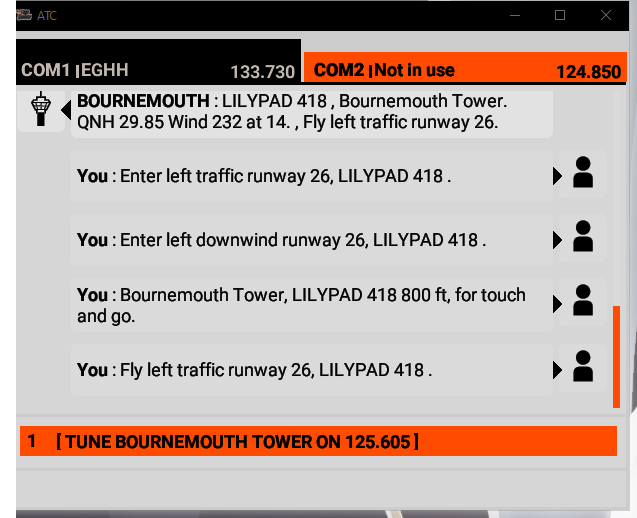
#> input picture atc.png, 637 x 518 px
$ python ocr.py
#> lines starting #> are read from the running program, lines starting #| are printed output that depends on the picture
from PIL import Image, ImageOps
import pytesseract


atc = Image.open('atc.png')
#> atc is the input picture: PIL image 637x518 RGB; mean R, G, B 186.1, 172.8, 167.3

width = atc.size[0]
#> width = 637
height = atc.size[1]
#> height = 518
for i in range(0,width):# process all pixels
    for j in range(0,height):
        data = atc.getpixel((i,j))
        # print(data)
        if data[0] == 255 and data[1] == 75 and data[2] == 0:
            atc.putpixel((i,j),(255, 255, 255))
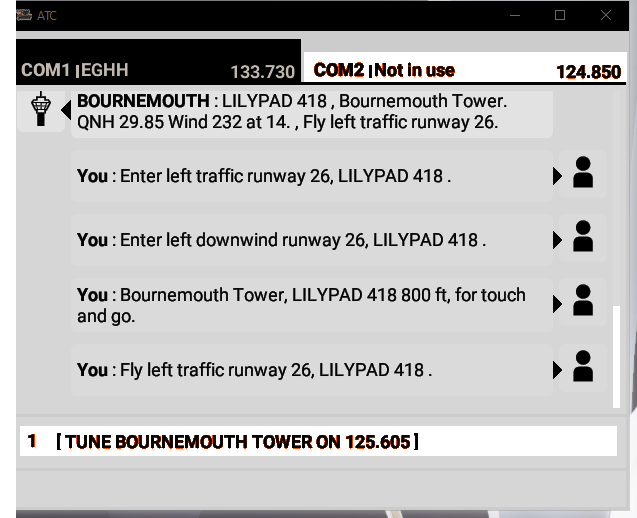
#> atc: PIL image 637x518 RGB; mean R, G, B 186.1, 185.6, 185.5

#> (the run stopped early here; a loop or call above may not have finished)
